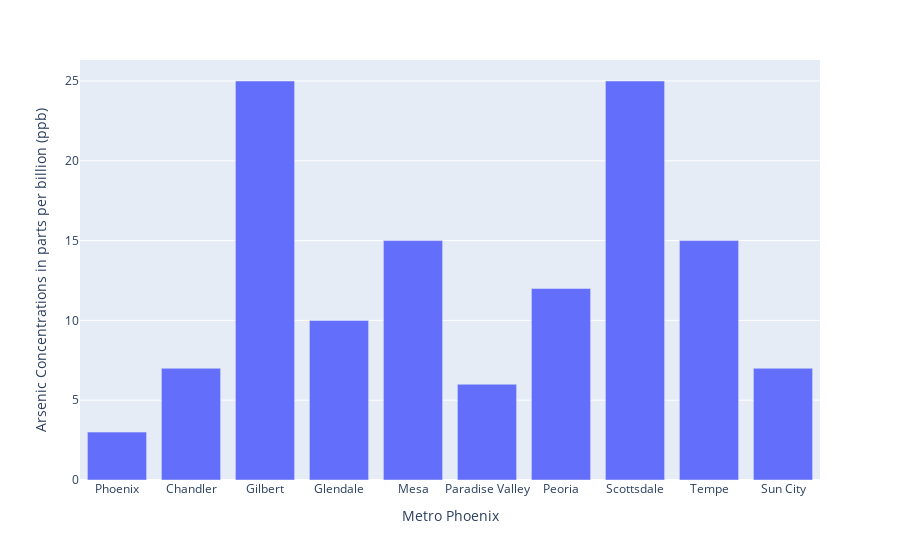

The code cell stored with this chart in its notebook:
### Code cell
px.bar(dfArsenic, x= dfArsenic['Metro Phoenix'], y=dfArsenic['x1'], labels={
                     "index": "The Number of Measurement",
                     "x1": "Arsenic Concentrations in parts per billion (ppb)"
                     })

### Figure 1 — Plotly figure (JSON) as saved in the notebook; plotly's stock layout.template omitted (floating-point values rounded to 4 significant figures)
{"data": [{"alignmentgroup": "True", "hovertemplate": "Metro Phoenix=%{x}<br>Arsenic Concentrations in parts per billion (ppb)=%{y}<extra></extra>", "legendgroup": "", "marker": {"color": "#636efa", "pattern": {"shape": ""}}, "name": "", "offsetgroup": "", "orientation": "v", "showlegend": false, "textposition": "auto", "type": "bar", "x": ["Phoenix", "Chandler", "Gilbert", "Glendale", "Mesa", "Paradise Valley", "Peoria", "Scottsdale", "Tempe", "Sun City"], "xaxis": "x", "y": [3, 7, 25, 10, 15, 6, 12, 25, 15, 7], "yaxis": "y"}], "layout": {"barmode": "relative", "legend": {"tracegroupgap": 0}, "margin": {"t": 60}, "xaxis": {"anchor": "y", "domain": [0, 1], "title": {"text": "Metro Phoenix"}}, "yaxis": {"anchor": "x", "domain": [0, 1], "title": {"text": "Arsenic Concentrations in parts per billion (ppb)"}}}}
